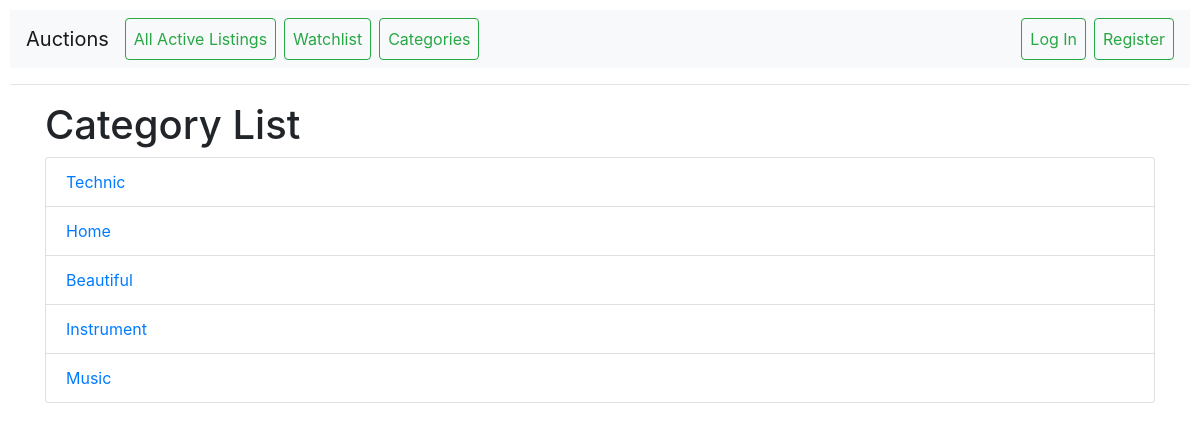
Page /categories/ on the committed database.
### auctions/models.py (models this page shows)
class Category(models.Model):
    name = models.CharField(max_length=100)

### auctions/views.py (the view)
# urls.py: path('categories/', views.category_list, name='category_list'),
def category_list(request):
    categories = Category.objects.all()
    return render(request, 'auctions/category_list.html', {'categories': categories})

### auctions/templates/auctions/category_list.html (shortened to what this page needs)
{% extends "auctions/layout.html" %}
{% block body %}
    <div class="container">
        <h1>Category List</h1>
        <ul class="list-group">
            {% for category in categories %}
                <li class="list-group-item"><a href="{% url 'category_render' category.id %}">{{ category.name }}</a></li>
            {% endfor %}
        </ul>
    </div>
{% endblock %}

### auctions/static/auctions/styles.css (style rules this page uses)
body { padding: 10px; }

### rows in the picture
Category: name "Technic"
Category: name "Home"
Category: name "Beautiful"
Category: name "Instrument"
Category: name "Music"
